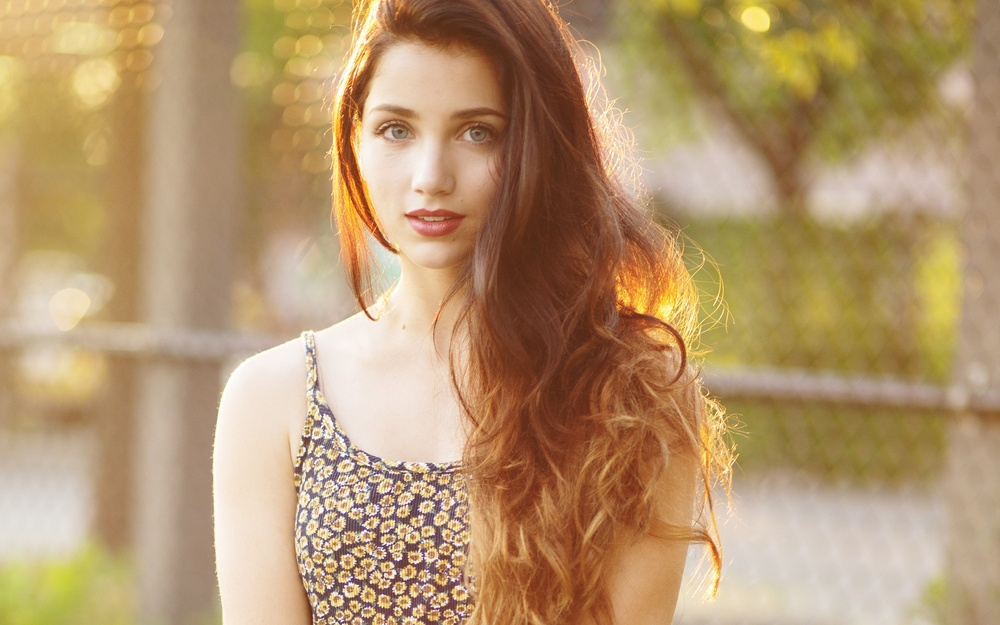
#> input picture data/pretty_girl.jpg, 1000 x 625 px, shrunk from 2560 x 1600 before the run
$ jupyter execute 2.ipynb   (shell and % lines are left out)
#> lines starting #> are read from the running program, lines starting #| are printed output that depends on the picture
[cell 1]
from skimage.io import imread, imsave, imshow
import os
img = imread('data/pretty_girl.jpg')
#> img is the input picture: shape (625, 1000, 3); mean R, G, B 181.1, 150.7, 111.2

[cell 2]
img.dtype

[cell 3]
from skimage import img_as_float

[cell 4]
img_f = img_as_float(img)

[cell 5]
img.min() , img.max()
#> Out = (0, 255)

[cell 6]
img_f.min(), img_f.max()
#> Out = (0, 1)

[cell 7]
imshow(img_f)

[cell 8]
imshow(img_f/5)

[cell 9]
imshow(img_f/5 + 0.25)
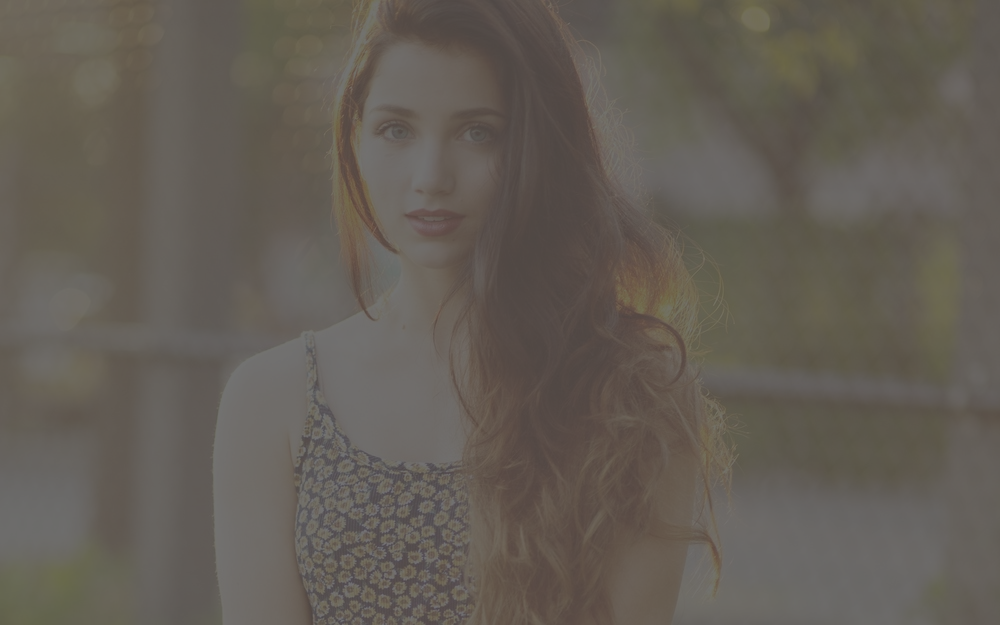
#> shown: shape (625, 1000, 3) float64; mean R, G, B 0.392, 0.368, 0.337

[cell 10]
from numpy import clip
#outliers make = min and = max

[cell 11]
imshow(clip(img_f*1.5, 0, 1))
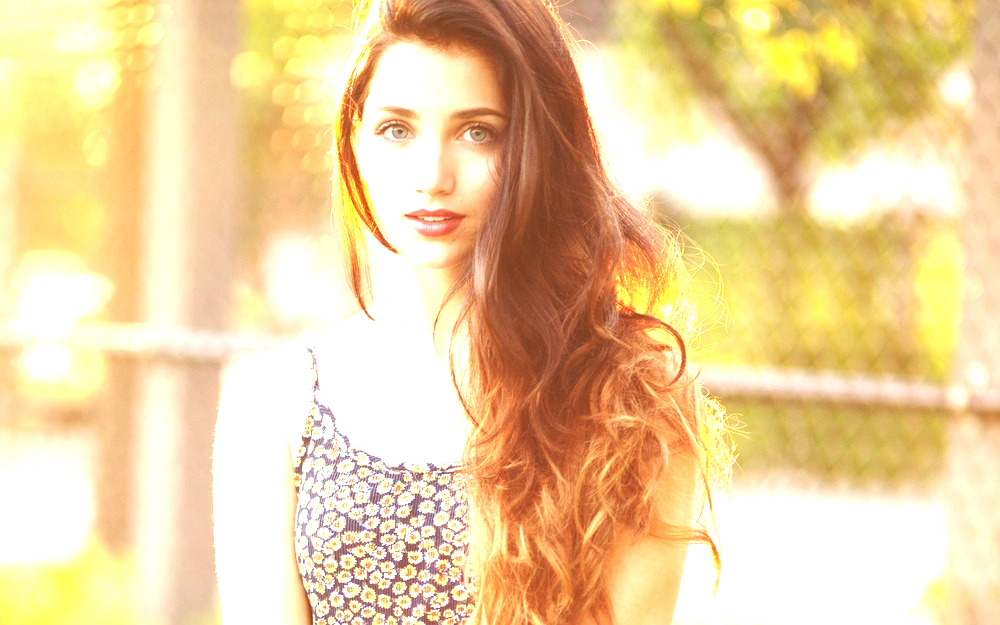
#> shown: shape (625, 1000, 3) float64; mean R, G, B 0.937, 0.823, 0.623

[cell 12]
imshow(clip(img_f*2 - 1/2, 0, 1))
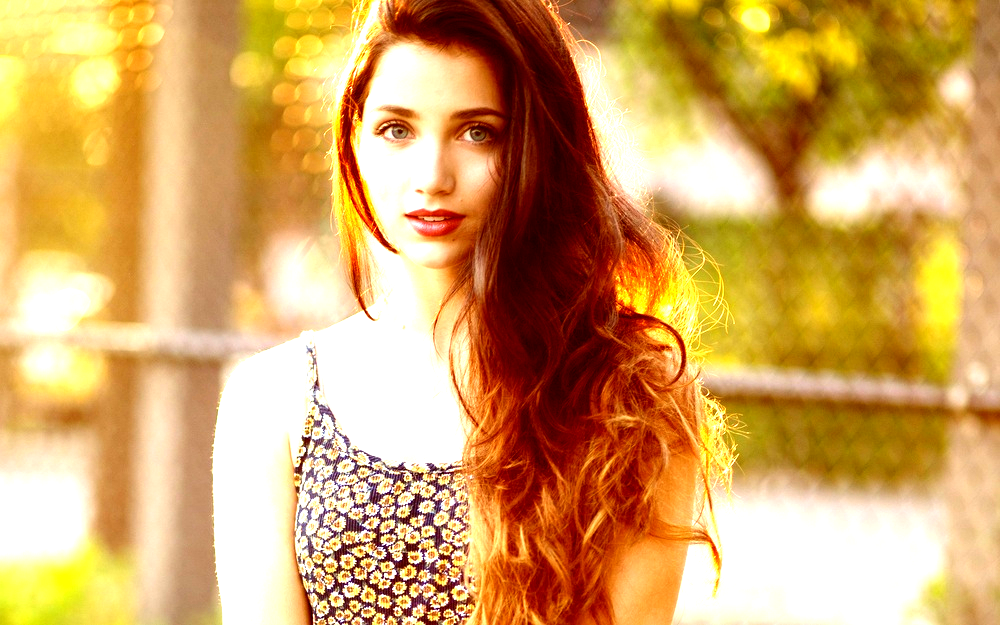
#> shown: shape (625, 1000, 3) float64; mean R, G, B 0.835, 0.65, 0.389
